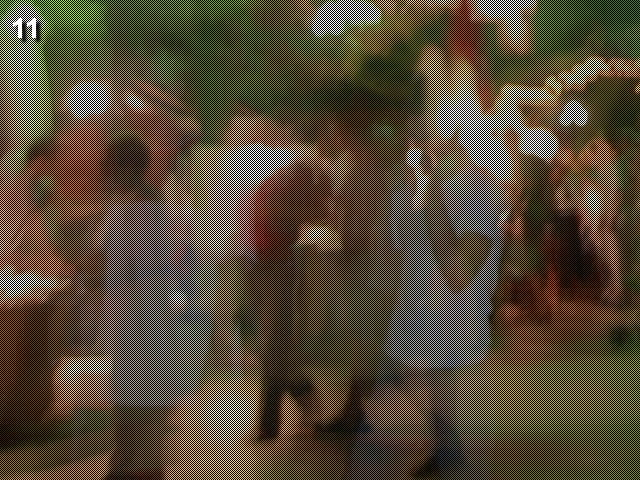
#> input picture 2012-12/pythonchallenge-level11/jrrickerson/cave.jpg, 640 x 480 px
$ python jrrickerson.py   (Python 2 division)
#> lines starting #> are read from the running program, lines starting #| are printed output that depends on the picture
# Python Challenge level 11
# From URL: http://www.pythonchallenge.com/pc/return/5808.html
# User: huge Pass: file

from PIL import Image

def main():
    image = Image.open('cave.jpg')
#> image is the input picture: PIL image 640x480 RGB; mean R, G, B 85.8, 73.7, 57.3
    old_size = image.size
#> old_size = (640, 480)
    print 'Old image size: ', old_size
#| Old image size:  (640, 480)
    result_image = Image.new('RGBA', (old_size[0], old_size[1] / 2))
#> result_image: PIL image 640x240 RGBA; every value is 0
    print 'New image size: ', result_image.size
#| New image size:  (640, 240)
    data = image.getdata()
    print 'Old data length: ', len(data)
#| Old data length:  307200
    odds_only = [data[x] for x in range(len(data)) if x % 2 == 0]
#> odds_only = 153600 items
    print 'Odds only data length: ', len(odds_only)
#| Odds only data length:  153600
    result_image.putdata(odds_only)
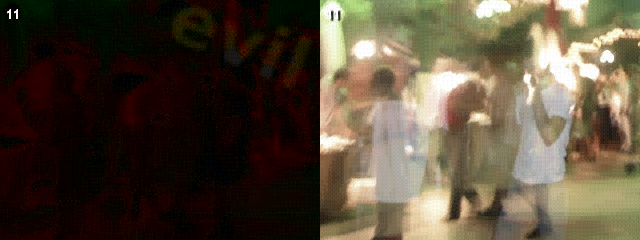
#> result_image: PIL image 640x240 RGBA; mean R, G, B, A 85.7, 73.8, 57.2, 255

    result_image.save('result.jpg')


if __name__ == '__main__':
    main()
